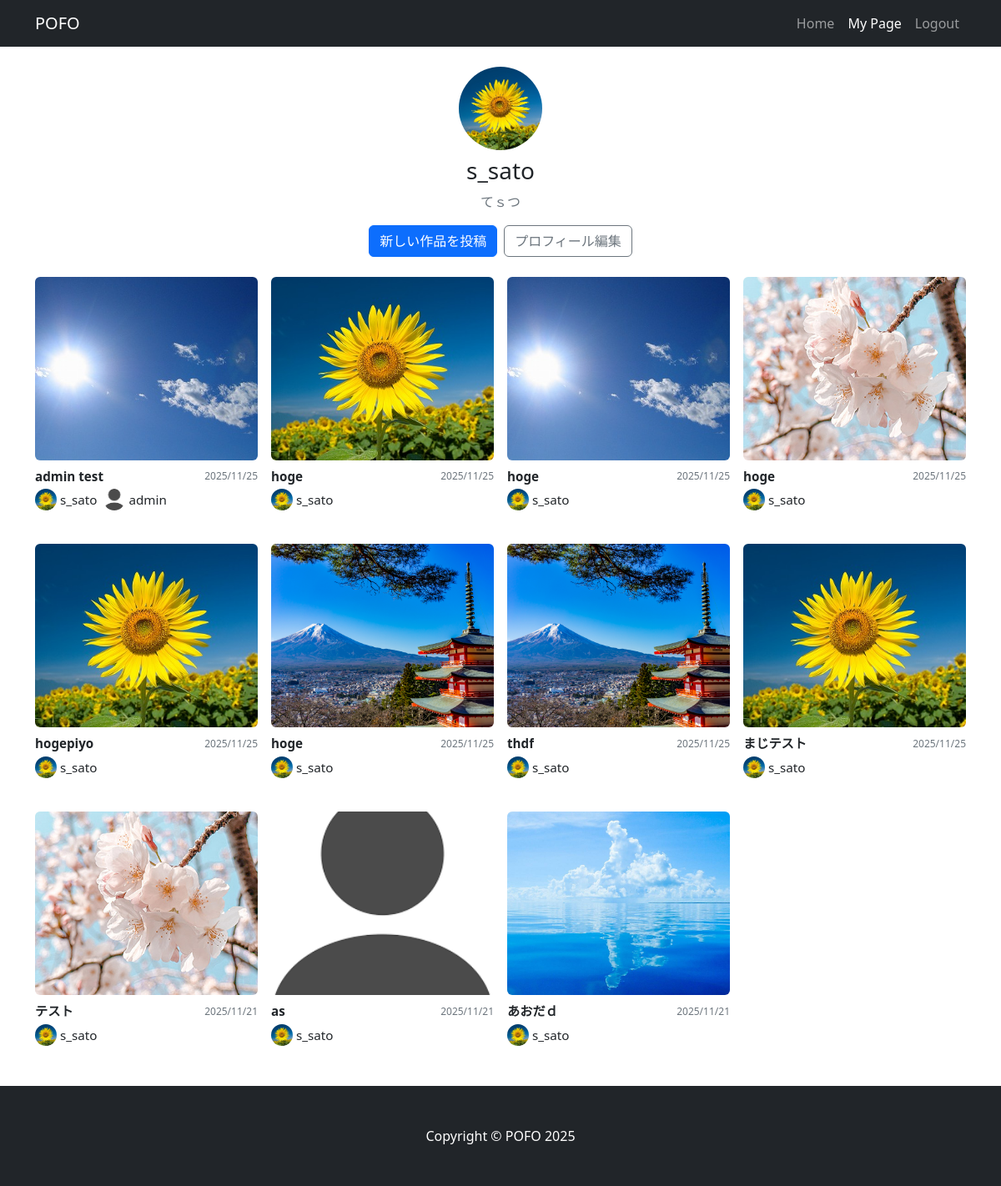
The app's page /mypage/ (signed in), older data.
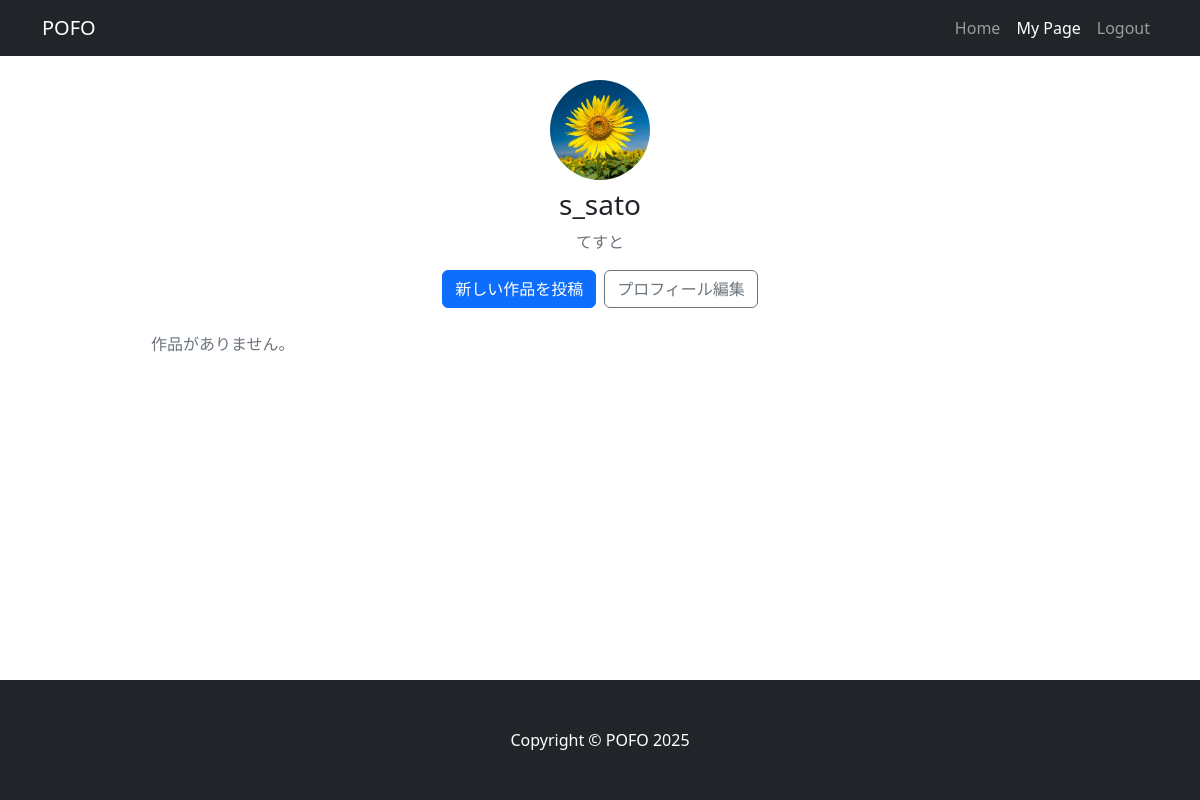
The same page, newer data.
### accounts/models.py (models this page shows, shortened)
class CustomUser(AbstractUser):
    bio = models.TextField(blank=True, null=True)
    profile_image = models.ImageField(upload_to='profiles/', blank=True, null=True, default='profiles/default_user.png')
    external_link = models.URLField(blank=True, null=True)

### Portfolio/models.py (models this page shows, shortened)
class Portfolio(models.Model):
    id = models.UUIDField(primary_key=True, default=uuid.uuid4, editable=False)
    user = models.ForeignKey(User, on_delete=models.CASCADE, related_name="portfolios")
    title = models.CharField(max_length=255)
    description = models.TextField()
    thumbnail = models.ImageField(upload_to="portfolio_thumbnails/")
    is_public = models.BooleanField(default=True)
    created_at = models.DateTimeField(auto_now_add=True)
    updated_at = models.DateTimeField(auto_now=True)
    tags = TaggableManager(through=UUIDTaggedItem)
    external_link = models.URLField(blank=True, null=True)
    liked_by = models.ManyToManyField(User,through='Like',related_name='liked_portfolios')

class CoAuthor(models.Model):
    id = models.UUIDField(primary_key=True, default=uuid.uuid4, editable=False)
    portfolio = models.ForeignKey(Portfolio, on_delete=models.CASCADE, related_name="coauthors")
    user = models.ForeignKey(User, on_delete=models.SET_NULL, null=True, blank=True, related_name="coauthored_portfolios")
    ex_account = models.CharField(max_length=255, null=True, blank=True)

### Portfolio/views.py (the view)
# urls.py: path("mypage/", views.my_page, name="my_page"),
@login_required
def my_page(request):
    user = request.user
    portfolios = Portfolio.objects.filter(
        Q(user=user) | Q(coauthors__user=user)
    ).distinct().order_by("-created_at") #重複禁止
    return render(request, "my_page.html", {"portfolios": portfolios})

### Portfolio/templates/my_page.html
{% extends 'base.html' %}
{% load static %}
{% block content %}
<div class="container py-4">
    <div class="text-center mb-4">
        {% if user.profile_image %}
            <img src="{{ user.profile_image.url }}" class="rounded-circle" width="100" height="100" style="object-fit: cover;">
        {% endif %}
        <h3 class="mt-2">{{ user.username }}</h3>
        <p class="text-muted">{{ user.bio }}</p>
        <div class="d-flex justify-content-center gap-2 mt-3">
            <a class="btn btn-primary" href="{% url 'portfolio_create' %}">
                新しい作品を投稿
            </a>
            <a class="btn btn-outline-secondary" href="{% url 'profile_edit' %}">
                プロフィール編集
            </a>
        </div>
    </div>
    <div class="row row-cols-2 row-cols-md-3 g-3">
        {% for p in portfolios %}
            <div class="col-6 col-md-4 col-lg-3 mb-4">
                <a href="{% url 'portfolio_detail' p.pk %}" class="text-decoration-none text-dark">
                    <img src="{{ p.thumbnail.url }}" class="img-fluid rounded" style="height:220px; width:100%; object-fit:cover;">
                        <div class="d-flex align-items-center justify-content-between mt-2">
                            <div class="fw-bold text-truncate" style="font-size: 0.95rem; max-width: 70%;">
                                {{ p.title }}
                            </div>
                            <small class="text-muted" style="font-size: 0.75rem;">
                                {{ p.created_at|date:"Y/m/d" }}
                            </small>
                        </div>
                        <div class="d-flex align-items-center mt-1 flex-wrap">
                            <a href="{% url 'user_page' p.user.username %}" title="{{ p.user.username }}" class="d-flex align-items-center text-decoration-none text-dark me-2">
                                {% if p.user.profile_image %}
                                    <img src="{{ p.user.profile_image.url }}"
                                            class="rounded-circle"
                                            style="width:26px; height:26px; object-fit:cover;"> {% else %}
                                    <img src="{% static 'Portfolio/img/default_user.png' %}"
                                            class="rounded-circle"
                                            style="width:26px; height:26px; object-fit:cover;"> {% endif %}
                                <span class="ms-1" style="font-size: 0.95rem;">{{ p.user.username }}</span>
                            </a>
                            {% for coauthor in p.coauthors.all %}
                                {% if coauthor.user and coauthor.user != p.user %}
                                    <a href="{% url 'user_page' coauthor.user.username %}" title="{{ coauthor.user.username }}" class="d-flex align-items-center text-decoration-none text-dark me-2">
                                        {% if coauthor.user.profile_image %}
                                            <img src="{{ coauthor.user.profile_image.url }}"
                                                class="rounded-circle"
                                                style="width:26px; height:26px; object-fit:cover;"> {% else %}
                                            <img src="{% static 'Portfolio/img/default_user.png' %}"
                                                class="rounded-circle"
                                                style="width:26px; height:26px; object-fit:cover;"> {% endif %}
                                        <span class="ms-1" style="font-size: 0.95rem;">{{ coauthor.user.username }}</span>
                                    </a>
                                {% endif %}
                            {% endfor %}
                        </div>
                        </a>
            </div>
        {% empty %}
            <p class="text-center text-muted">作品がありません。</p>
        {% endfor %}
    </div>
</div>
{% endblock %}

Row changes from the older to the newer data that the page shows:
removed Portfolio: thumbnail (picture), title "admin test", created_at "2025/11/25", user.profile_image (picture), user.username "s_sato"
removed CoAuthor: user.profile_image (placeholder picture), user.username "admin"
removed Portfolio: thumbnail (picture), title "hoge", created_at "2025/11/25", user.profile_image (picture), user.username "s_sato"
removed Portfolio: thumbnail (picture), title "hoge", created_at "2025/11/25", user.profile_image (picture), user.username "s_sato"
removed Portfolio: thumbnail (picture), title "hoge", created_at "2025/11/25", user.profile_image (picture), user.username "s_sato"
removed Portfolio: thumbnail (picture), title "hogepiyo", created_at "2025/11/25", user.profile_image (picture), user.username "s_sato"
removed Portfolio: thumbnail (picture), title "hoge", created_at "2025/11/25", user.profile_image (picture), user.username "s_sato"
removed Portfolio: thumbnail (picture), title "thdf", created_at "2025/11/25", user.profile_image (picture), user.username "s_sato"
removed Portfolio: thumbnail (picture), title "まじテスト", created_at "2025/11/25", user.profile_image (picture), user.username "s_sato"
removed Portfolio: thumbnail (picture), title "テスト", created_at "2025/11/21", user.profile_image (picture), user.username "s_sato"
removed Portfolio: thumbnail (picture), title "as", created_at "2025/11/21", user.profile_image (picture), user.username "s_sato"
removed Portfolio: thumbnail (picture), title "あおだｄ", created_at "2025/11/21", user.profile_image (picture), user.username "s_sato"
changed CustomUser "s_sato": bio "てｓつ" → "てすと"
Text that changed along with them:
text now shown: "作品がありません。"
